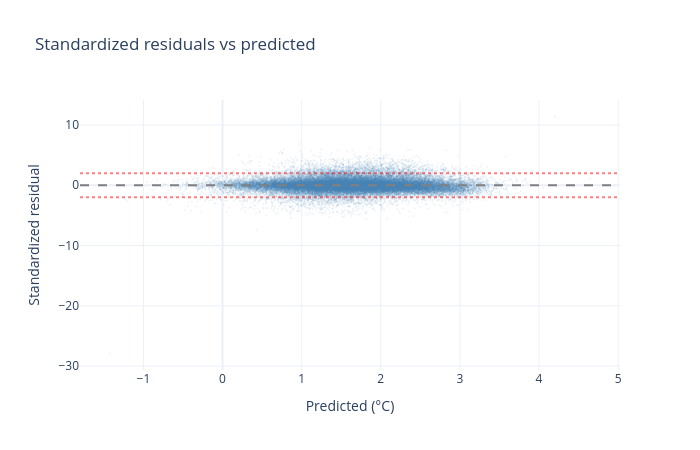
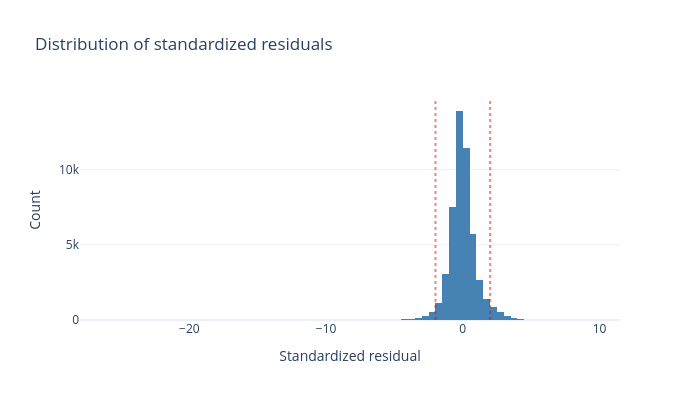

Notebook code for these charts, in order:
### Code cell
y_pred = model.predict(X_scaled)
std_resid = (y.values - y_pred) / (y.values - y_pred).std()
reg_df["std_resid"] = std_resid

# Subsample for plotting
np.random.seed(42)
n_sample = 50_000
idx = np.random.choice(len(reg_df), size=n_sample, replace=False)
sample = reg_df.iloc[idx]

# --- 1. Global: standardized residuals vs predicted ---
fig = go.Figure(
    go.Scattergl(
        x=y_pred[idx],
        y=std_resid[idx],
        mode="markers",
        marker=dict(size=2, opacity=0.1, color="steelblue"),
    )
)
fig.add_hline(y=0, line_dash="dash", line_color="grey")
fig.add_hline(y=2, line_dash="dot", line_color="red", opacity=0.5)
fig.add_hline(y=-2, line_dash="dot", line_color="red", opacity=0.5)
fig.update_layout(
    title="Standardized residuals vs predicted",
    xaxis_title="Predicted (°C)",
    yaxis_title="Standardized residual",
    template="plotly_white",
    height=450,
    width=700,
)
fig.show()

# --- 2. Distribution ---
fig = go.Figure(
    go.Histogram(
        x=std_resid[idx],
        nbinsx=100,
        marker_color="steelblue",
    )
)
fig.add_vline(x=-2, line_dash="dot", line_color="red", opacity=0.5)
fig.add_vline(x=2, line_dash="dot", line_color="red", opacity=0.5)
fig.update_layout(
    title="Distribution of standardized residuals",
    xaxis_title="Standardized residual",
    yaxis_title="Count",
    template="plotly_white",
    height=400,
    width=700,
)
fig.show()

# --- 3. Per feature partial dependence style ---
features = ["station_celsius", "tp", "u10", "v10", "ndvi", "dist_to_sea_km"]
colors = ["#ff8c00", "#1e90ff", "#9370db", "#dc143c", "#228b22", "#4682b4"]

fig = make_subplots(
    rows=2,
    cols=3,
    subplot_titles=features,
    horizontal_spacing=0.08,
    vertical_spacing=0.15,
)

for i, (feat, color) in enumerate(zip(features, colors)):
    row, col = divmod(i, 3)
    row += 1
    col += 1

    fig.add_trace(
        go.Scattergl(
            x=sample[feat].values,
            y=sample["std_resid"].values,
            mode="markers",
            marker=dict(size=2, opacity=0.08, color=color),
            showlegend=False,
            hoverinfo="skip",
        ),
        row=row,
        col=col,
    )

    # Binned mean trend line
    tmp = reg_df[[feat, "std_resid"]].copy()
    tmp["bin"] = pd.qcut(tmp[feat], q=20, duplicates="drop")
    binned = tmp.groupby("bin", observed=True)["std_resid"]
    centers = [iv.mid for iv in binned.mean().index]
    means = binned.mean().values

    fig.add_trace(
        go.Scatter(
            x=centers,
            y=means,
            mode="lines",
            line=dict(color="black", width=2),
            showlegend=False,
        ),
        row=row,
        col=col,
    )

    fig.add_hline(
        y=0, line_dash="dash", line_color="grey", opacity=0.3, row=row, col=col
    )

fig.update_layout(
    height=650,
    width=1200,
    template="plotly_white",
    title="Standardized residuals vs features (50k subsample, black = binned mean)",
)
fig.update_yaxes(title_text="Std residual", col=1)
fig.show()

### Figure 1 — Plotly figure (JSON) as saved in the notebook; plotly's stock layout.template omitted (floating-point values rounded to 4 significant figures; data arrays with more than 128 entries replaced by an {"elided": "..."} marker saying what was removed)
{"data": [{"marker": {"color": "steelblue", "opacity": 0.1, "size": 2}, "mode": "markers", "type": "scattergl", "x": {"elided": "50000 float values"}, "y": {"elided": "50000 float values"}}], "layout": {"height": 450, "shapes": [{"line": {"color": "grey", "dash": "dash"}, "type": "line", "x0": 0, "x1": 1, "xref": "x domain", "y0": 0, "y1": 0, "yref": "y"}, {"line": {"color": "red", "dash": "dot"}, "opacity": 0.5, "type": "line", "x0": 0, "x1": 1, "xref": "x domain", "y0": 2, "y1": 2, "yref": "y"}, {"line": {"color": "red", "dash": "dot"}, "opacity": 0.5, "type": "line", "x0": 0, "x1": 1, "xref": "x domain", "y0": -2, "y1": -2, "yref": "y"}], "title": {"text": "Standardized residuals vs predicted"}, "width": 700, "xaxis": {"title": {"text": "Predicted (°C)"}}, "yaxis": {"title": {"text": "Standardized residual"}}}}

### Figure 2 — Plotly figure (JSON) as saved in the notebook; plotly's stock layout.template omitted (floating-point values rounded to 4 significant figures; data arrays with more than 128 entries replaced by an {"elided": "..."} marker saying what was removed)
{"data": [{"marker": {"color": "steelblue"}, "nbinsx": 100, "type": "histogram", "x": {"elided": "50000 float values"}}], "layout": {"height": 400, "shapes": [{"line": {"color": "red", "dash": "dot"}, "opacity": 0.5, "type": "line", "x0": -2, "x1": -2, "xref": "x", "y0": 0, "y1": 1, "yref": "y domain"}, {"line": {"color": "red", "dash": "dot"}, "opacity": 0.5, "type": "line", "x0": 2, "x1": 2, "xref": "x", "y0": 0, "y1": 1, "yref": "y domain"}], "title": {"text": "Distribution of standardized residuals"}, "width": 700, "xaxis": {"title": {"text": "Standardized residual"}}, "yaxis": {"title": {"text": "Count"}}}}
